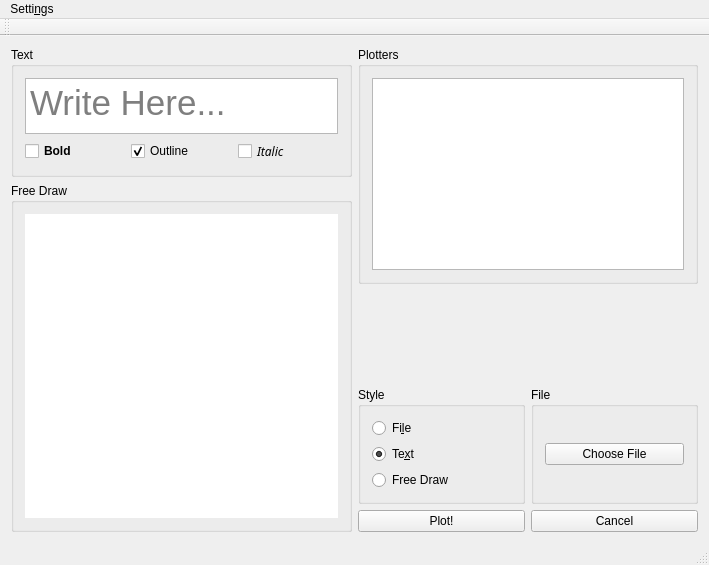
<?xml version="1.0" encoding="UTF-8"?>
<ui version="4.0">
 <class>Printer</class>
 <widget class="QMainWindow" name="Printer">
  <property name="geometry">
   <rect>
    <x>0</x>
    <y>0</y>
    <width>709</width>
    <height>565</height>
   </rect>
  </property>
  <property name="windowTitle">
   <string>Printer</string>
  </property>
  <widget class="QWidget" name="centralWidget">
   <layout class="QHBoxLayout" name="horizontalLayout_6">
    <item>
     <layout class="QVBoxLayout" name="verticalLayout_6">
      <item>
       <widget class="QGroupBox" name="groupBox_4">
        <property name="maximumSize">
         <size>
          <width>16777215</width>
          <height>130</height>
         </size>
        </property>
        <property name="title">
         <string>Text</string>
        </property>
        <layout class="QVBoxLayout" name="verticalLayout_5">
         <item>
          <widget class="QTextEdit" name="text">
           <property name="maximumSize">
            <size>
             <width>16777215</width>
             <height>65</height>
            </size>
           </property>
           <property name="font">
            <font>
             <pointsize>26</pointsize>
            </font>
           </property>
           <property name="placeholderText">
            <string>Write Here...</string>
           </property>
          </widget>
         </item>
         <item>
          <layout class="QHBoxLayout" name="horizontalLayout_4">
           <item>
            <widget class="QCheckBox" name="checkBold">
             <property name="font">
              <font>
               <weight>75</weight>
               <bold>true</bold>
              </font>
             </property>
             <property name="text">
              <string>Bold</string>
             </property>
            </widget>
           </item>
           <item>
            <widget class="QCheckBox" name="checkOutline">
             <property name="text">
              <string>Outline</string>
             </property>
             <property name="checked">
              <bool>true</bool>
             </property>
            </widget>
           </item>
           <item>
            <widget class="QCheckBox" name="checkItalic">
             <property name="font">
              <font>
               <family>Droid Serif</family>
               <italic>true</italic>
              </font>
             </property>
             <property name="text">
              <string>Italic</string>
             </property>
            </widget>
           </item>
          </layout>
         </item>
        </layout>
       </widget>
      </item>
      <item>
       <widget class="QGroupBox" name="groupBox_5">
        <property name="title">
         <string>Free Draw</string>
        </property>
        <layout class="QHBoxLayout" name="horizontalLayout_5">
         <item>
          <widget class="QWidget" name="freeDrawArea" native="true">
           <property name="styleSheet">
            <string notr="true">background-color: rgb(255, 255, 255);</string>
           </property>
          </widget>
         </item>
        </layout>
       </widget>
      </item>
     </layout>
    </item>
    <item>
     <layout class="QVBoxLayout" name="verticalLayout_4">
      <item>
       <widget class="QGroupBox" name="groupBox">
        <property name="title">
         <string>Plotters</string>
        </property>
        <layout class="QVBoxLayout" name="verticalLayout_2">
         <item>
          <widget class="QListWidget" name="plotterList">
           <property name="iconSize">
            <size>
             <width>64</width>
             <height>64</height>
            </size>
           </property>
          </widget>
         </item>
        </layout>
       </widget>
      </item>
      <item>
       <spacer name="verticalSpacer">
        <property name="orientation">
         <enum>Qt::Vertical</enum>
        </property>
        <property name="sizeHint" stdset="0">
         <size>
          <width>20</width>
          <height>40</height>
         </size>
        </property>
       </spacer>
      </item>
      <item>
       <layout class="QVBoxLayout" name="verticalLayout_3">
        <item>
         <layout class="QHBoxLayout" name="horizontalLayout_3">
          <item>
           <widget class="QGroupBox" name="groupBox_2">
            <property name="title">
             <string>Style</string>
            </property>
            <layout class="QVBoxLayout" name="verticalLayout">
             <item>
              <widget class="QRadioButton" name="radioFile">
               <property name="text">
                <string>Fi&amp;le</string>
               </property>
              </widget>
             </item>
             <item>
              <widget class="QRadioButton" name="radioText">
               <property name="text">
                <string>Te&amp;xt</string>
               </property>
               <property name="checked">
                <bool>true</bool>
               </property>
              </widget>
             </item>
             <item>
              <widget class="QRadioButton" name="radioFree">
               <property name="text">
                <string>Free Draw</string>
               </property>
              </widget>
             </item>
            </layout>
           </widget>
          </item>
          <item>
           <widget class="QGroupBox" name="groupBox_3">
            <property name="title">
             <string>File</string>
            </property>
            <layout class="QHBoxLayout" name="horizontalLayout">
             <item>
              <widget class="QPushButton" name="chooseFile">
               <property name="text">
                <string>Choose File</string>
               </property>
              </widget>
             </item>
            </layout>
           </widget>
          </item>
         </layout>
        </item>
        <item>
         <layout class="QHBoxLayout" name="horizontalLayout_2">
          <item>
           <widget class="QPushButton" name="plot">
            <property name="text">
             <string>Plot!</string>
            </property>
           </widget>
          </item>
          <item>
           <widget class="QPushButton" name="cancel">
            <property name="text">
             <string>Cancel</string>
            </property>
           </widget>
          </item>
         </layout>
        </item>
       </layout>
      </item>
     </layout>
    </item>
   </layout>
  </widget>
  <widget class="QMenuBar" name="menuBar">
   <property name="geometry">
    <rect>
     <x>0</x>
     <y>0</y>
     <width>709</width>
     <height>27</height>
    </rect>
   </property>
   <widget class="QMenu" name="menuSettings">
    <property name="title">
     <string>Setti&amp;ngs</string>
    </property>
    <addaction name="actionPlotters"/>
   </widget>
   <addaction name="menuSettings"/>
  </widget>
  <widget class="QToolBar" name="mainToolBar">
   <attribute name="toolBarArea">
    <enum>TopToolBarArea</enum>
   </attribute>
   <attribute name="toolBarBreak">
    <bool>false</bool>
   </attribute>
  </widget>
  <widget class="QStatusBar" name="statusBar"/>
  <action name="actionPlotters">
   <property name="text">
    <string>Plotters</string>
   </property>
  </action>
 </widget>
 <layoutdefault spacing="6" margin="11"/>
 <resources/>
 <connections/>
</ui>
